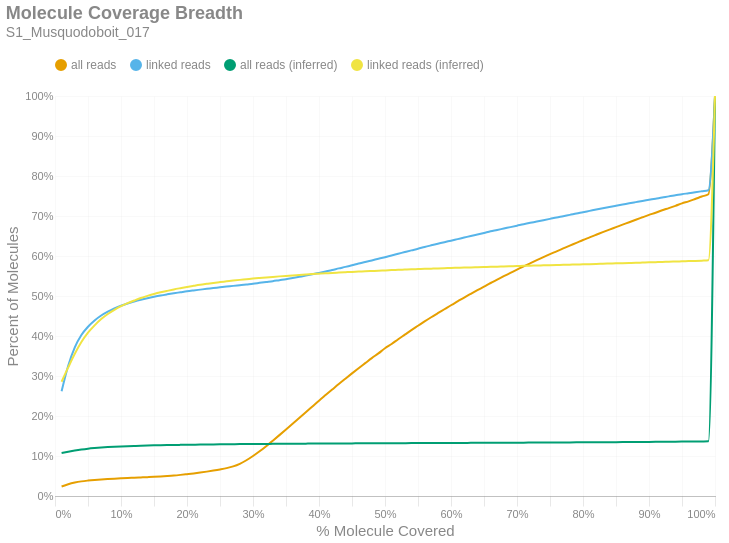

Notebook code cell kept with this figure:
### Markdown cell above
### Molecule Read Coverage
This chart shows molecule coverage breadth as computed by the number of bases aligned to that molecule. In other words, "*how much of each unique long molecule is actually sequenced/aligned?*" Keep in mind there is a distinction between sequences and alignments, since some sequences belonging to a particular molecule may not align well and wouldn't appear in the alignment data. This chart also shows molecule coverage breadth as computed by the *inferred fragment* from which the aligned sequences originate. Unlike read coverage, this calculation takes into account the total insert size, including unsequenced gaps between the forward and reverse reads. Like the previous figures, these are cumulative percents.

### Code cell
if SKIPLR:
    print_html(f"Skipped")
else:
    binned_df = consolidated_hist(valids['coverage_bp'], mask, 0.01, True)
    binned_df_inf = consolidated_hist(valids['coverage_inserts'], mask, 0.01, True)
    binned_df = binned_df.with_columns(pl.lit(binned_df_inf['all reads (cumsum)']).alias('all reads (inferred)'))
    binned_df = binned_df.with_columns(pl.lit(binned_df_inf['linked reads (cumsum)']).alias('linked reads (inferred)'))
    binned_df = binned_df.with_columns(
        (pl.col('bin').cast(pl.Float64) + 0.01).alias('right_edge')
    )

    with SafeRender(binned_df):
        (
            density_plot(binned_df, 'Molecule Coverage Breadth', samplename, 'molcov', ['all reads (inferred)','linked reads (inferred)'])
            .encode(
                #x=alt.X('bin:Q', title="% Molecule Covered").axis(format = '%').scale(padding=0),
                x=alt.X('right_edge:Q', title="% Molecule Covered").axis(format='%').scale(padding=0),
                y=alt.Y('value:Q', title='Percent of Molecules')
                    .axis(format='%')
                    .stack(False)
                    .scale(domainMin=0, padding=0),
                color=alt.Color("key:N").scale(domain = ["all reads", "linked reads", "all reads (inferred)", "linked reads (inferred)"]),
                tooltip = [
                    alt.Tooltip("key:N", title = "Data Type"),
                    alt.Tooltip("range_label:N", title="% Molecule Covered"),
                    alt.Tooltip("value:Q", format = ".2%", title="% Molecules")
                ]
            )
        ).display()

### Figure 1 — Vega-Lite specification as saved in the notebook (floating-point values rounded to 4 significant figures)
{"width": "container", "height": 400, "config": {"title": {"anchor": "start", "dy": -15, "fontSize": 18, "color": "#888888", "subtitleColor": "#888888", "subtitleFontSize": 14}, "arc": {"fill": "#0072B2"}, "axis": {"domainColor": "#888888", "domainWidth": 0.5, "gridWidth": 0.2, "grid": false, "titleFontWeight": 400, "titleFontSize": 15, "labelFontSize": 11, "labelColor": "#888888", "tickColor": "#888888", "tickWidth": 0.2, "titleColor": "#888888"}, "axisBand": {"grid": false}, "axisX": {"grid": true, "tickSize": 10, "domainCap": "round"}, "axisY": {"domain": false, "grid": true, "tickSize": 0, "domainCap": "round"}, "background": "transparent", "header": {"labelFontSize": 15, "labelColor": "#888888", "titleFontSize": 15, "titleFontWeight": 600, "titleColor": "#888888"}, "legend": {"labelFont": "sans-serif", "labelFontSize": 12, "labelColor": "#888888", "symbolSize": 100, "symbolType": "circle", "titleFontSize": 12, "titlePadding": 10, "titleColor": "#888888", "title": null, "orient": "top"}, "range": {"category": ["#E69F00", "#56B4E9", "#009E73", "#F0E442", "#0072B2", "#D55E00", "#CC79A7", "#000000"], "diverging": ["#cfe8f3", "#a2d4ec", "#73bfe2", "#46abdb", "#1696d2", "#12719e"]}, "area": {"fill": "#0072B2", "fillOpacity": 0.7, "line": true, "strokeOpacity": 0.7}, "line": {"color": "#0072B2", "stroke": "#0072B2", "strokeWidth": 2}, "trail": {"color": "#0072B2", "stroke": "#0072B2", "strokeWidth": 0, "size": 1}, "point": {"filled": true, "fillOpacity": 1.0, "size": 95}, "text": {"color": "#888888", "fontSize": 11, "align": "right", "fontWeight": 400, "size": 11}, "bar": {"fill": "#0072B2", "stroke": null}, "view": {"stroke": null, "continuousWidth": 660, "continuousHeight": 400}}, "data": {"name": "data-3bcef72360d3a15f4386d96a0dbece00"}, "mark": {"type": "line", "interpolate": "monotone", "point": {"opacity": 0, "size": 275}}, "encoding": {"color": {"field": "key", "scale": {"domain": ["all reads", "linked reads", "all reads (inferred)", "linked reads (inferred)"]}, "type": "nominal"}, "tooltip": [{"field": "key", "title": "Data Type", "type": "nominal"}, {"field": "range_label", "title": "% Molecule Covered", "type": "nominal"}, {"field": "value", "format": ".2%", "title": "% Molecules", "type": "quantitative"}], "x": {"axis": {"format": "%"}, "field": "right_edge", "scale": {"padding": 0}, "title": "% Molecule Covered", "type": "quantitative"}, "y": {"axis": {"format": "%"}, "field": "value", "scale": {"domainMin": 0, "padding": 0}, "stack": false, "title": "Percent of Molecules", "type": "quantitative"}}, "params": [{"name": "param_c36ac31b6afebe62", "select": {"type": "point", "fields": ["key"]}, "bind": "legend"}], "title": {"text": "Molecule Coverage Breadth", "subtitle": "S1_Musquodoboit_017"}, "transform": [{"fold": ["all reads (cumsum)", "linked reads (cumsum)", "all reads (inferred)", "linked reads (inferred)"]}, {"calculate": "replace(datum.key, ' (cumsum)', '')", "as": "key"}, {"filter": {"param": "param_c36ac31b6afebe62"}}], "usermeta": {"embedOptions": {"downloadFileName": "S1_Musquodoboit_017.molcov"}}, "$schema": "https://vega.github.io/schema/vega-lite/v6.1.0.json", "datasets": {"data-3bcef72360d3a15f4386d96a0dbece00": [{"bin": "0.0", "interval": "0.0-0.01", "all reads": 0.0239, "linked reads": 0.2621, "all reads (cumsum)": 0.0239, "linked reads (cumsum)": 0.2621, "range_label": "0.0-0.01", "all reads (inferred)": 0.1075, "linked reads (inferred)": 0.2857, "right_edge": 0.01}, {"bin": "0.01", "interval": "0.01-0.02", "all reads": 0.00568, "linked reads": 0.06373, "all reads (cumsum)": 0.02958, "linked reads (cumsum)": 0.3258, "range_label": "0.01-0.02", "all reads (inferred)": 0.1107, "linked reads (inferred)": 0.3214, "right_edge": 0.02}, {"bin": "0.02", "interval": "0.02-0.03", "all reads": 0.004115, "linked reads": 0.04588, "all reads (cumsum)": 0.0337, "linked reads (cumsum)": 0.3717, "range_label": "0.02-0.03", "all reads (inferred)": 0.1136, "linked reads (inferred)": 0.3555, "right_edge": 0.03}, {"bin": "0.03", "interval": "0.03-0.04", "all reads": 0.002874, "linked reads": 0.03078, "all reads (cumsum)": 0.03657, "linked reads (cumsum)": 0.4025, "range_label": "0.03-0.04", "all reads (inferred)": 0.1161, "linked reads (inferred)": 0.3848, "right_edge": 0.04}, {"bin": "0.04", "interval": "0.04-0.05", "all reads": 0.001966, "linked reads": 0.02071, "all reads (cumsum)": 0.03854, "linked reads (cumsum)": 0.4232, "range_label": "0.04-0.05", "all reads (inferred)": 0.1182, "linked reads (inferred)": 0.4082, "right_edge": 0.05}, {"bin": "0.05", "interval": "0.05-0.06", "all reads": 0.001562, "linked reads": 0.01558, "all reads (cumsum)": 0.0401, "linked reads (cumsum)": 0.4388, "range_label": "0.05-0.06", "all reads (inferred)": 0.1198, "linked reads (inferred)": 0.4266, "right_edge": 0.06}, {"bin": "0.06", "interval": "0.06-0.07", "all reads": 0.00129, "linked reads": 0.01245, "all reads (cumsum)": 0.04139, "linked reads (cumsum)": 0.4512, "range_label": "0.06-0.07", "all reads (inferred)": 0.1212, "linked reads (inferred)": 0.4423, "right_edge": 0.07}, {"bin": "0.07", "interval": "0.07-0.08", "all reads": 0.001034, "linked reads": 0.0096, "all reads (cumsum)": 0.04242, "linked reads (cumsum)": 0.4608, "range_label": "0.07-0.08", "all reads (inferred)": 0.1223, "linked reads (inferred)": 0.455, "right_edge": 0.08}, {"bin": "0.08", "interval": "0.08-0.09", "all reads": 0.0009141, "linked reads": 0.007994, "all reads (cumsum)": 0.04334, "linked reads (cumsum)": 0.4688, "range_label": "0.08-0.09", "all reads (inferred)": 0.1232, "linked reads (inferred)": 0.4656, "right_edge": 0.09}, {"bin": "0.09", "interval": "0.09-0.1", "all reads": 0.0008403, "linked reads": 0.006694, "all reads (cumsum)": 0.04418, "linked reads (cumsum)": 0.4755, "range_label": "0.09-0.1", "all reads (inferred)": 0.124, "linked reads (inferred)": 0.4746, "right_edge": 0.1}, {"bin": "0.1", "interval": "0.1-0.11", "all reads": 0.000801, "linked reads": 0.005926, "all reads (cumsum)": 0.04498, "linked reads (cumsum)": 0.4814, "range_label": "0.1-0.11", "all reads (inferred)": 0.1246, "linked reads (inferred)": 0.4821, "right_edge": 0.11}, {"bin": "0.11", "interval": "0.11-0.12", "all reads": 0.0007078, "linked reads": 0.004725, "all reads (cumsum)": 0.04569, "linked reads (cumsum)": 0.4861, "range_label": "0.11-0.12", "all reads (inferred)": 0.1252, "linked reads (inferred)": 0.4888, "right_edge": 0.12}, {"bin": "0.12", "interval": "0.12-0.13", "all reads": 0.0007319, "linked reads": 0.004306, "all reads (cumsum)": 0.04642, "linked reads (cumsum)": 0.4904, "range_label": "0.12-0.13", "all reads (inferred)": 0.1257, "linked reads (inferred)": 0.4952, "right_edge": 0.13}, {"bin": "0.13", "interval": "0.13-0.14", "all reads": 0.0007354, "linked reads": 0.003908, "all reads (cumsum)": 0.04716, "linked reads (cumsum)": 0.4944, "range_label": "0.13-0.14", "all reads (inferred)": 0.1262, "linked reads (inferred)": 0.5002, "right_edge": 0.14}, {"bin": "0.14", "interval": "0.14-0.15", "all reads": 0.0007746, "linked reads": 0.003574, "all reads (cumsum)": 0.04793, "linked reads (cumsum)": 0.4979, "range_label": "0.14-0.15", "all reads (inferred)": 0.1266, "linked reads (inferred)": 0.505, "right_edge": 0.15}, {"bin": "0.15", "interval": "0.15-0.16", "all reads": 0.0009282, "linked reads": 0.003283, "all reads (cumsum)": 0.04886, "linked reads (cumsum)": 0.5012, "range_label": "0.15-0.16", "all reads (inferred)": 0.1269, "linked reads (inferred)": 0.5091, "right_edge": 0.16}, {"bin": "0.16", "interval": "0.16-0.17", "all reads": 0.001093, "linked reads": 0.002913, "all reads (cumsum)": 0.04995, "linked reads (cumsum)": 0.5041, "range_label": "0.16-0.17", "all reads (inferred)": 0.1273, "linked reads (inferred)": 0.5129, "right_edge": 0.17}, {"bin": "0.17", "interval": "0.17-0.18", "all reads": 0.001256, "linked reads": 0.00275, "all reads (cumsum)": 0.05121, "linked reads (cumsum)": 0.5069, "range_label": "0.17-0.18", "all reads (inferred)": 0.1276, "linked reads (inferred)": 0.5164, "right_edge": 0.18}, {"bin": "0.18", "interval": "0.18-0.19", "all reads": 0.001606, "linked reads": 0.002487, "all reads (cumsum)": 0.05281, "linked reads (cumsum)": 0.5094, "range_label": "0.18-0.19", "all reads (inferred)": 0.1279, "linked reads (inferred)": 0.5196, "right_edge": 0.19}, {"bin": "0.19", "interval": "0.19-0.2", "all reads": 0.001804, "linked reads": 0.002515, "all reads (cumsum)": 0.05462, "linked reads (cumsum)": 0.5119, "range_label": "0.19-0.2", "all reads (inferred)": 0.1281, "linked reads (inferred)": 0.5227, "right_edge": 0.2}, {"bin": "0.2", "interval": "0.2-0.21", "all reads": 0.001863, "linked reads": 0.002096, "all reads (cumsum)": 0.05648, "linked reads (cumsum)": 0.514, "range_label": "0.2-0.21", "all reads (inferred)": 0.1284, "linked reads (inferred)": 0.5255, "right_edge": 0.21}, {"bin": "0.21", "interval": "0.21-0.22", "all reads": 0.002104, "linked reads": 0.001961, "all reads (cumsum)": 0.05858, "linked reads (cumsum)": 0.5159, "range_label": "0.21-0.22", "all reads (inferred)": 0.1286, "linked reads (inferred)": 0.5281, "right_edge": 0.22}, {"bin": "0.22", "interval": "0.22-0.23", "all reads": 0.002378, "linked reads": 0.001954, "all reads (cumsum)": 0.06096, "linked reads (cumsum)": 0.5179, "range_label": "0.22-0.23", "all reads (inferred)": 0.1288, "linked reads (inferred)": 0.5304, "right_edge": 0.23}, {"bin": "0.23", "interval": "0.23-0.24", "all reads": 0.002574, "linked reads": 0.001833, "all reads (cumsum)": 0.06353, "linked reads (cumsum)": 0.5197, "range_label": "0.23-0.24", "all reads (inferred)": 0.129, "linked reads (inferred)": 0.5327, "right_edge": 0.24}, {"bin": "0.24", "interval": "0.24-0.25", "all reads": 0.002839, "linked reads": 0.00199, "all reads (cumsum)": 0.06637, "linked reads (cumsum)": 0.5217, "range_label": "0.24-0.25", "all reads (inferred)": 0.1292, "linked reads (inferred)": 0.5347, "right_edge": 0.25}, {"bin": "0.25", "interval": "0.25-0.26", "all reads": 0.003261, "linked reads": 0.001855, "all reads (cumsum)": 0.06964, "linked reads (cumsum)": 0.5236, "range_label": "0.25-0.26", "all reads (inferred)": 0.1294, "linked reads (inferred)": 0.5366, "right_edge": 0.26}, {"bin": "0.26", "interval": "0.26-0.27", "all reads": 0.004423, "linked reads": 0.001734, "all reads (cumsum)": 0.07406, "linked reads (cumsum)": 0.5253, "range_label": "0.26-0.27", "all reads (inferred)": 0.1295, "linked reads (inferred)": 0.5386, "right_edge": 0.27}, {"bin": "0.27", "interval": "0.27-0.28", "all reads": 0.006484, "linked reads": 0.001855, "all reads (cumsum)": 0.08054, "linked reads (cumsum)": 0.5272, "range_label": "0.27-0.28", "all reads (inferred)": 0.1297, "linked reads (inferred)": 0.5403, "right_edge": 0.28}, {"bin": "0.28", "interval": "0.28-0.29", "all reads": 0.008831, "linked reads": 0.001833, "all reads (cumsum)": 0.08937, "linked reads (cumsum)": 0.529, "range_label": "0.28-0.29", "all reads (inferred)": 0.1298, "linked reads (inferred)": 0.5419, "right_edge": 0.29}, {"bin": "0.29", "interval": "0.29-0.3", "all reads": 0.01061, "linked reads": 0.001741, "all reads (cumsum)": 0.09999, "linked reads (cumsum)": 0.5307, "range_label": "0.29-0.3", "all reads (inferred)": 0.13, "linked reads (inferred)": 0.5436, "right_edge": 0.3}, {"bin": "0.3", "interval": "0.3-0.31", "all reads": 0.0118, "linked reads": 0.002132, "all reads (cumsum)": 0.1118, "linked reads (cumsum)": 0.5329, "range_label": "0.3-0.31", "all reads (inferred)": 0.1301, "linked reads (inferred)": 0.545, "right_edge": 0.31}, {"bin": "0.31", "interval": "0.31-0.32", "all reads": 0.01279, "linked reads": 0.002118, "all reads (cumsum)": 0.1246, "linked reads (cumsum)": 0.535, "range_label": "0.31-0.32", "all reads (inferred)": 0.1302, "linked reads (inferred)": 0.5463, "right_edge": 0.32}, {"bin": "0.32", "interval": "0.32-0.33", "all reads": 0.01371, "linked reads": 0.00211, "all reads (cumsum)": 0.1383, "linked reads (cumsum)": 0.5371, "range_label": "0.32-0.33", "all reads (inferred)": 0.1304, "linked reads (inferred)": 0.5478, "right_edge": 0.33}, {"bin": "0.33", "interval": "0.33-0.34", "all reads": 0.01387, "linked reads": 0.002452, "all reads (cumsum)": 0.1522, "linked reads (cumsum)": 0.5395, "range_label": "0.33-0.34", "all reads (inferred)": 0.1305, "linked reads (inferred)": 0.5491, "right_edge": 0.34}, {"bin": "0.34", "interval": "0.34-0.35", "all reads": 0.01403, "linked reads": 0.002366, "all reads (cumsum)": 0.1662, "linked reads (cumsum)": 0.5419, "range_label": "0.34-0.35", "all reads (inferred)": 0.1306, "linked reads (inferred)": 0.5502, "right_edge": 0.35}, {"bin": "0.35", "interval": "0.35-0.36", "all reads": 0.01434, "linked reads": 0.002906, "all reads (cumsum)": 0.1805, "linked reads (cumsum)": 0.5448, "range_label": "0.35-0.36", "all reads (inferred)": 0.1307, "linked reads (inferred)": 0.5513, "right_edge": 0.36}, {"bin": "0.36", "interval": "0.36-0.37", "all reads": 0.01456, "linked reads": 0.003056, "all reads (cumsum)": 0.1951, "linked reads (cumsum)": 0.5479, "range_label": "0.36-0.37", "all reads (inferred)": 0.1308, "linked reads (inferred)": 0.5526, "right_edge": 0.37}, {"bin": "0.37", "interval": "0.37-0.38", "all reads": 0.01447, "linked reads": 0.003041, "all reads (cumsum)": 0.2096, "linked reads (cumsum)": 0.5509, "range_label": "0.37-0.38", "all reads (inferred)": 0.1309, "linked reads (inferred)": 0.5537, "right_edge": 0.38}, {"bin": "0.38", "interval": "0.38-0.39", "all reads": 0.01439, "linked reads": 0.003297, "all reads (cumsum)": 0.224, "linked reads (cumsum)": 0.5542, "range_label": "0.38-0.39", "all reads (inferred)": 0.131, "linked reads (inferred)": 0.5548, "right_edge": 0.39}, {"bin": "0.39", "interval": "0.39-0.4", "all reads": 0.01441, "linked reads": 0.003574, "all reads (cumsum)": 0.2384, "linked reads (cumsum)": 0.5578, "range_label": "0.39-0.4", "all reads (inferred)": 0.1311, "linked reads (inferred)": 0.5558, "right_edge": 0.4}, {"bin": "0.4", "interval": "0.4-0.41", "all reads": 0.01392, "linked reads": 0.003588, "all reads (cumsum)": 0.2523, "linked reads (cumsum)": 0.5614, "range_label": "0.4-0.41", "all reads (inferred)": 0.1312, "linked reads (inferred)": 0.5567, "right_edge": 0.41}, {"bin": "0.41", "interval": "0.41-0.42", "all reads": 0.01383, "linked reads": 0.00361, "all reads (cumsum)": 0.2661, "linked reads (cumsum)": 0.565, "range_label": "0.41-0.42", "all reads (inferred)": 0.1313, "linked reads (inferred)": 0.5577, "right_edge": 0.42}, {"bin": "0.42", "interval": "0.42-0.43", "all reads": 0.01379, "linked reads": 0.00405, "all reads (cumsum)": 0.2799, "linked reads (cumsum)": 0.569, "range_label": "0.42-0.43", "all reads (inferred)": 0.1314, "linked reads (inferred)": 0.5586, "right_edge": 0.43}, {"bin": "0.43", "interval": "0.43-0.44", "all reads": 0.01337, "linked reads": 0.003716, "all reads (cumsum)": 0.2933, "linked reads (cumsum)": 0.5728, "range_label": "0.43-0.44", "all reads (inferred)": 0.1315, "linked reads (inferred)": 0.5594, "right_edge": 0.44}, {"bin": "0.44", "interval": "0.44-0.45", "all reads": 0.01322, "linked reads": 0.004065, "all reads (cumsum)": 0.3065, "linked reads (cumsum)": 0.5768, "range_label": "0.44-0.45", "all reads (inferred)": 0.1316, "linked reads (inferred)": 0.5603, "right_edge": 0.45}, {"bin": "0.45", "interval": "0.45-0.46", "all reads": 0.01293, "linked reads": 0.004299, "all reads (cumsum)": 0.3194, "linked reads (cumsum)": 0.5811, "range_label": "0.45-0.46", "all reads (inferred)": 0.1316, "linked reads (inferred)": 0.561, "right_edge": 0.46}, {"bin": "0.46", "interval": "0.46-0.47", "all reads": 0.01265, "linked reads": 0.003787, "all reads (cumsum)": 0.3321, "linked reads (cumsum)": 0.5849, "range_label": "0.46-0.47", "all reads (inferred)": 0.1317, "linked reads (inferred)": 0.5618, "right_edge": 0.47}, {"bin": "0.47", "interval": "0.47-0.48", "all reads": 0.01267, "linked reads": 0.004086, "all reads (cumsum)": 0.3448, "linked reads (cumsum)": 0.589, "range_label": "0.47-0.48", "all reads (inferred)": 0.1318, "linked reads (inferred)": 0.5625, "right_edge": 0.48}, {"bin": "0.48", "interval": "0.48-0.49", "all reads": 0.01174, "linked reads": 0.004043, "all reads (cumsum)": 0.3565, "linked reads (cumsum)": 0.593, "range_label": "0.48-0.49", "all reads (inferred)": 0.1319, "linked reads (inferred)": 0.5632, "right_edge": 0.49}, {"bin": "0.49", "interval": "0.49-0.5", "all reads": 0.01276, "linked reads": 0.004079, "all reads (cumsum)": 0.3693, "linked reads (cumsum)": 0.5971, "range_label": "0.49-0.5", "all reads (inferred)": 0.132, "linked reads (inferred)": 0.564, "right_edge": 0.5}, {"bin": "0.5", "interval": "0.5-0.51", "all reads": 0.01083, "linked reads": 0.004342, "all reads (cumsum)": 0.3801, "linked reads (cumsum)": 0.6015, "range_label": "0.5-0.51", "all reads (inferred)": 0.132, "linked reads (inferred)": 0.5647, "right_edge": 0.51}, {"bin": "0.51", "interval": "0.51-0.52", "all reads": 0.01192, "linked reads": 0.004192, "all reads (cumsum)": 0.392, "linked reads (cumsum)": 0.6056, "range_label": "0.51-0.52", "all reads (inferred)": 0.1321, "linked reads (inferred)": 0.5654, "right_edge": 0.52}, {"bin": "0.52", "interval": "0.52-0.53", "all reads": 0.01133, "linked reads": 0.004278, "all reads (cumsum)": 0.4033, "linked reads (cumsum)": 0.6099, "range_label": "0.52-0.53", "all reads (inferred)": 0.1322, "linked reads (inferred)": 0.566, "right_edge": 0.53}, {"bin": "0.53", "interval": "0.53-0.54", "all reads": 0.01135, "linked reads": 0.004207, "all reads (cumsum)": 0.4147, "linked reads (cumsum)": 0.6141, "range_label": "0.53-0.54", "all reads (inferred)": 0.1322, "linked reads (inferred)": 0.5667, "right_edge": 0.54}, {"bin": "0.54", "interval": "0.54-0.55", "all reads": 0.01086, "linked reads": 0.003944, "all reads (cumsum)": 0.4256, "linked reads (cumsum)": 0.6181, "range_label": "0.54-0.55", "all reads (inferred)": 0.1323, "linked reads (inferred)": 0.5673, "right_edge": 0.55}, {"bin": "0.55", "interval": "0.55-0.56", "all reads": 0.01085, "linked reads": 0.004498, "all reads (cumsum)": 0.4364, "linked reads (cumsum)": 0.6226, "range_label": "0.55-0.56", "all reads (inferred)": 0.1324, "linked reads (inferred)": 0.5679, "right_edge": 0.56}, {"bin": "0.56", "interval": "0.56-0.57", "all reads": 0.01047, "linked reads": 0.004065, "all reads (cumsum)": 0.4469, "linked reads (cumsum)": 0.6266, "range_label": "0.56-0.57", "all reads (inferred)": 0.1324, "linked reads (inferred)": 0.5684, "right_edge": 0.57}, {"bin": "0.57", "interval": "0.57-0.58", "all reads": 0.01007, "linked reads": 0.003915, "all reads (cumsum)": 0.4569, "linked reads (cumsum)": 0.6305, "range_label": "0.57-0.58", "all reads (inferred)": 0.1325, "linked reads (inferred)": 0.569, "right_edge": 0.58}, {"bin": "0.58", "interval": "0.58-0.59", "all reads": 0.009896, "linked reads": 0.004022, "all reads (cumsum)": 0.4668, "linked reads (cumsum)": 0.6346, "range_label": "0.58-0.59", "all reads (inferred)": 0.1326, "linked reads (inferred)": 0.5695, "right_edge": 0.59}, {"bin": "0.59", "interval": "0.59-0.6", "all reads": 0.01002, "linked reads": 0.003766, "all reads (cumsum)": 0.4769, "linked reads (cumsum)": 0.6383, "range_label": "0.59-0.6", "all reads (inferred)": 0.1326, "linked reads (inferred)": 0.57, "right_edge": 0.6}, {"bin": "0.6", "interval": "0.6-0.61", "all reads": 0.009641, "linked reads": 0.003908, "all reads (cumsum)": 0.4865, "linked reads (cumsum)": 0.6422, "range_label": "0.6-0.61", "all reads (inferred)": 0.1327, "linked reads (inferred)": 0.5705, "right_edge": 0.61}, {"bin": "0.61", "interval": "0.61-0.62", "all reads": 0.009687, "linked reads": 0.003859, "all reads (cumsum)": 0.4962, "linked reads (cumsum)": 0.6461, "range_label": "0.61-0.62", "all reads (inferred)": 0.1328, "linked reads (inferred)": 0.5711, "right_edge": 0.62}, {"bin": "0.62", "interval": "0.62-0.63", "all reads": 0.009232, "linked reads": 0.003965, "all reads (cumsum)": 0.5054, "linked reads (cumsum)": 0.6501, "range_label": "0.62-0.63", "all reads (inferred)": 0.1328, "linked reads (inferred)": 0.5715, "right_edge": 0.63}, {"bin": "0.63", "interval": "0.63-0.64", "all reads": 0.009049, "linked reads": 0.003681, "all reads (cumsum)": 0.5145, "linked reads (cumsum)": 0.6538, "range_label": "0.63-0.64", "all reads (inferred)": 0.1329, "linked reads (inferred)": 0.572, "right_edge": 0.64}, {"bin": "0.64", "interval": "0.64-0.65", "all reads": 0.008899, "linked reads": 0.003908, "all reads (cumsum)": 0.5234, "linked reads (cumsum)": 0.6577, "range_label": "0.64-0.65", "all reads (inferred)": 0.133, "linked reads (inferred)": 0.5725, "right_edge": 0.65}, {"bin": "0.65", "interval": "0.65-0.66", "all reads": 0.009116, "linked reads": 0.0041, "all reads (cumsum)": 0.5325, "linked reads (cumsum)": 0.6618, "range_label": "0.65-0.66", "all reads (inferred)": 0.1331, "linked reads (inferred)": 0.573, "right_edge": 0.66}, {"bin": "0.66", "interval": "0.66-0.67", "all reads": 0.008467, "linked reads": 0.003318, "all reads (cumsum)": 0.541, "linked reads (cumsum)": 0.6651, "range_label": "0.66-0.67", "all reads (inferred)": 0.1331, "linked reads (inferred)": 0.5734, "right_edge": 0.67}, {"bin": "0.67", "interval": "0.67-0.68", "all reads": 0.008497, "linked reads": 0.003617, "all reads (cumsum)": 0.5495, "linked reads (cumsum)": 0.6687, "range_label": "0.67-0.68", "all reads (inferred)": 0.1332, "linked reads (inferred)": 0.5739, "right_edge": 0.68}, {"bin": "0.68", "interval": "0.68-0.69", "all reads": 0.008205, "linked reads": 0.003525, "all reads (cumsum)": 0.5577, "linked reads (cumsum)": 0.6722, "range_label": "0.68-0.69", "all reads (inferred)": 0.1333, "linked reads (inferred)": 0.5744, "right_edge": 0.69}, {"bin": "0.69", "interval": "0.69-0.7", "all reads": 0.008305, "linked reads": 0.003631, "all reads (cumsum)": 0.566, "linked reads (cumsum)": 0.6758, "range_label": "0.69-0.7", "all reads (inferred)": 0.1333, "linked reads (inferred)": 0.5748, "right_edge": 0.7}, {"bin": "0.7", "interval": "0.7-0.71", "all reads": 0.007956, "linked reads": 0.003716, "all reads (cumsum)": 0.5739, "linked reads (cumsum)": 0.6796, "range_label": "0.7-0.71", "all reads (inferred)": 0.1334, "linked reads (inferred)": 0.5753, "right_edge": 0.71}, {"bin": "0.71", "interval": "0.71-0.72", "all reads": 0.007827, "linked reads": 0.003382, "all reads (cumsum)": 0.5817, "linked reads (cumsum)": 0.6829, "range_label": "0.71-0.72", "all reads (inferred)": 0.1335, "linked reads (inferred)": 0.5757, "right_edge": 0.72}, {"bin": "0.72", "interval": "0.72-0.73", "all reads": 0.007736, "linked reads": 0.003127, "all reads (cumsum)": 0.5895, "linked reads (cumsum)": 0.6861, "range_label": "0.72-0.73", "all reads (inferred)": 0.1336, "linked reads (inferred)": 0.5763, "right_edge": 0.73}, {"bin": "0.73", "interval": "0.73-0.74", "all reads": 0.007542, "linked reads": 0.003318, "all reads (cumsum)": 0.597, "linked reads (cumsum)": 0.6894, "range_label": "0.73-0.74", "all reads (inferred)": 0.1337, "linked reads (inferred)": 0.5767, "right_edge": 0.74}, {"bin": "0.74", "interval": "0.74-0.75", "all reads": 0.00773, "linked reads": 0.003468, "all reads (cumsum)": 0.6048, "linked reads (cumsum)": 0.6929, "range_label": "0.74-0.75", "all reads (inferred)": 0.1337, "linked reads (inferred)": 0.5772, "right_edge": 0.75}, {"bin": "0.75", "interval": "0.75-0.76", "all reads": 0.007007, "linked reads": 0.003539, "all reads (cumsum)": 0.6118, "linked reads (cumsum)": 0.6964, "range_label": "0.75-0.76", "all reads (inferred)": 0.1338, "linked reads (inferred)": 0.5776, "right_edge": 0.76}, {"bin": "0.76", "interval": "0.76-0.77", "all reads": 0.007124, "linked reads": 0.003119, "all reads (cumsum)": 0.6189, "linked reads (cumsum)": 0.6995, "range_label": "0.76-0.77", "all reads (inferred)": 0.1339, "linked reads (inferred)": 0.5779, "right_edge": 0.77}, {"bin": "0.77", "interval": "0.77-0.78", "all reads": 0.007098, "linked reads": 0.00334, "all reads (cumsum)": 0.626, "linked reads (cumsum)": 0.7029, "range_label": "0.77-0.78", "all reads (inferred)": 0.134, "linked reads (inferred)": 0.5783, "right_edge": 0.78}, {"bin": "0.78", "interval": "0.78-0.79", "all reads": 0.006872, "linked reads": 0.003141, "all reads (cumsum)": 0.6329, "linked reads (cumsum)": 0.706, "range_label": "0.78-0.79", "all reads (inferred)": 0.1341, "linked reads (inferred)": 0.5788, "right_edge": 0.79}, {"bin": "0.79", "interval": "0.79-0.8", "all reads": 0.007116, "linked reads": 0.003475, "all reads (cumsum)": 0.64, "linked reads (cumsum)": 0.7095, "range_label": "0.79-0.8", "all reads (inferred)": 0.1342, "linked reads (inferred)": 0.5792, "right_edge": 0.8}, {"bin": "0.8", "interval": "0.8-0.81", "all reads": 0.006484, "linked reads": 0.003318, "all reads (cumsum)": 0.6465, "linked reads (cumsum)": 0.7128, "range_label": "0.8-0.81", "all reads (inferred)": 0.1343, "linked reads (inferred)": 0.5796, "right_edge": 0.81}, {"bin": "0.81", "interval": "0.81-0.82", "all reads": 0.006572, "linked reads": 0.003368, "all reads (cumsum)": 0.653, "linked reads (cumsum)": 0.7162, "range_label": "0.81-0.82", "all reads (inferred)": 0.1343, "linked reads (inferred)": 0.5801, "right_edge": 0.82}, {"bin": "0.82", "interval": "0.82-0.83", "all reads": 0.006606, "linked reads": 0.003205, "all reads (cumsum)": 0.6596, "linked reads (cumsum)": 0.7194, "range_label": "0.82-0.83", "all reads (inferred)": 0.1344, "linked reads (inferred)": 0.5806, "right_edge": 0.83}, {"bin": "0.83", "interval": "0.83-0.84", "all reads": 0.006379, "linked reads": 0.003112, "all reads (cumsum)": 0.666, "linked reads (cumsum)": 0.7225, "range_label": "0.83-0.84", "all reads (inferred)": 0.1346, "linked reads (inferred)": 0.5811, "right_edge": 0.84}, {"bin": "0.84", "interval": "0.84-0.85", "all reads": 0.006191, "linked reads": 0.003048, "all reads (cumsum)": 0.6722, "linked reads (cumsum)": 0.7255, "range_label": "0.84-0.85", "all reads (inferred)": 0.1347, "linked reads (inferred)": 0.5816, "right_edge": 0.85}, {"bin": "0.85", "interval": "0.85-0.86", "all reads": 0.006276, "linked reads": 0.003027, "all reads (cumsum)": 0.6785, "linked reads (cumsum)": 0.7286, "range_label": "0.85-0.86", "all reads (inferred)": 0.1348, "linked reads (inferred)": 0.5821, "right_edge": 0.86}, {"bin": "0.86", "interval": "0.86-0.87", "all reads": 0.006013, "linked reads": 0.003127, "all reads (cumsum)": 0.6845, "linked reads (cumsum)": 0.7317, "range_label": "0.86-0.87", "all reads (inferred)": 0.1349, "linked reads (inferred)": 0.5826, "right_edge": 0.87}, {"bin": "0.87", "interval": "0.87-0.88", "all reads": 0.006219, "linked reads": 0.002992, "all reads (cumsum)": 0.6907, "linked reads (cumsum)": 0.7347, "range_label": "0.87-0.88", "all reads (inferred)": 0.135, "linked reads (inferred)": 0.583, "right_edge": 0.88}, {"bin": "0.88", "interval": "0.88-0.89", "all reads": 0.006015, "linked reads": 0.00297, "all reads (cumsum)": 0.6967, "linked reads (cumsum)": 0.7376, "range_label": "0.88-0.89", "all reads (inferred)": 0.1351, "linked reads (inferred)": 0.5836, "right_edge": 0.89}, {"bin": "0.89", "interval": "0.89-0.9", "all reads": 0.00597, "linked reads": 0.002786, "all reads (cumsum)": 0.7027, "linked reads (cumsum)": 0.7404, "range_label": "0.89-0.9", "all reads (inferred)": 0.1352, "linked reads (inferred)": 0.5842, "right_edge": 0.9}, {"bin": "0.9", "interval": "0.9-0.91", "all reads": 0.005454, "linked reads": 0.002864, "all reads (cumsum)": 0.7081, "linked reads (cumsum)": 0.7433, "range_label": "0.9-0.91", "all reads (inferred)": 0.1354, "linked reads (inferred)": 0.5847, "right_edge": 0.91}, {"bin": "0.91", "interval": "0.91-0.92", "all reads": 0.006151, "linked reads": 0.002686, "all reads (cumsum)": 0.7143, "linked reads (cumsum)": 0.746, "range_label": "0.91-0.92", "all reads (inferred)": 0.1355, "linked reads (inferred)": 0.5852, "right_edge": 0.92}, {"bin": "0.92", "interval": "0.92-0.93", "all reads": 0.005433, "linked reads": 0.003077, "all reads (cumsum)": 0.7197, "linked reads (cumsum)": 0.7491, "range_label": "0.92-0.93", "all reads (inferred)": 0.1357, "linked reads (inferred)": 0.5858, "right_edge": 0.93}, {"bin": "0.93", "interval": "0.93-0.94", "all reads": 0.005724, "linked reads": 0.002622, "all reads (cumsum)": 0.7255, "linked reads (cumsum)": 0.7517, "range_label": "0.93-0.94", "all reads (inferred)": 0.1358, "linked reads (inferred)": 0.5863, "right_edge": 0.94}, {"bin": "0.94", "interval": "0.94-0.95", "all reads": 0.006151, "linked reads": 0.0028, "all reads (cumsum)": 0.7316, "linked reads (cumsum)": 0.7545, "range_label": "0.94-0.95", "all reads (inferred)": 0.136, "linked reads (inferred)": 0.5867, "right_edge": 0.95}, {"bin": "0.95", "interval": "0.95-0.96", "all reads": 0.005058, "linked reads": 0.002409, "all reads (cumsum)": 0.7367, "linked reads (cumsum)": 0.7569, "range_label": "0.95-0.96", "all reads (inferred)": 0.1361, "linked reads (inferred)": 0.5872, "right_edge": 0.96}, {"bin": "0.96", "interval": "0.96-0.97", "all reads": 0.005955, "linked reads": 0.002523, "all reads (cumsum)": 0.7426, "linked reads (cumsum)": 0.7594, "range_label": "0.96-0.97", "all reads (inferred)": 0.1363, "linked reads (inferred)": 0.5878, "right_edge": 0.97}, {"bin": "0.97", "interval": "0.97-0.98", "all reads": 0.006105, "linked reads": 0.002473, "all reads (cumsum)": 0.7487, "linked reads (cumsum)": 0.7619, "range_label": "0.97-0.98", "all reads (inferred)": 0.1365, "linked reads (inferred)": 0.5884, "right_edge": 0.98}, {"bin": "0.98", "interval": "0.98-0.99", "all reads": 0.005626, "linked reads": 0.002452, "all reads (cumsum)": 0.7543, "linked reads (cumsum)": 0.7643, "range_label": "0.98-0.99", "all reads (inferred)": 0.1367, "linked reads (inferred)": 0.5893, "right_edge": 0.99}, {"bin": "0.99", "interval": "0.99-1.0", "all reads": 0.2457, "linked reads": 0.2357, "all reads (cumsum)": 1.0, "linked reads (cumsum)": 1.0, "range_label": "0.99-1.0", "all reads (inferred)": 1.0, "linked reads (inferred)": 1.0, "right_edge": 1.0}]}}
